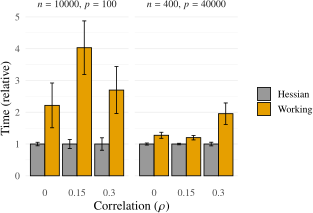

Generate this figure with R:
library(tibble)
library(tidyr)
library(dplyr)
library(tikzDevice)
library(ggplot2)

source("R/utils.R")

theme_set(theme_minimal(base_size = 9))

fig_width <- 3.3
fig_height <- 2.3

conf_level <- 0.05

d_raw <- readRDS("results/simulateddata-poisson.rds") %>%
  filter(
    converged == TRUE
  ) %>%
  mutate(
    screening_type = recode_methods(screening_type),
    rho = as.factor(rho),
    np = paste0("$n=", n, "$, $p=", p, "$"),
    np = reorder(np, p),
    family = recode(
      family,
      "gaussian" = "Least-Squares",
      "binomial" = "Logistic",
      "poisson" = "Poisson"
    )
  ) %>%
  select(np, n, p, rho, family, screening_type, time) %>%
  unnest(time)

d1 <-
  d_raw %>%
  mutate(
    screening_type = as.factor(screening_type),
    family = as.factor(family)
  ) %>%
  group_by(np, rho, screening_type) %>% 
  summarize(
    meantime = mean(time),
    se = sd(time) / sqrt(n()),
    ci = qnorm(1 - conf_level/2) * se
  ) %>%
  mutate(
    hi = meantime + ci,
    lo = meantime - ci,
    rel_time = meantime / min(meantime),
    hi = hi / min(meantime),
    lo = lo / min(meantime)
  ) %>%
  drop_na(meantime)

cols <- c(
  "#999999", "#E69F00", "#56B4E9", "#009E73", "#F0E442",
  "#0072B2", "#D55E00", "#CC79A7"
)

options(
  tikzDocumentDeclaration =
    "\\documentclass[10pt]{article}\n\\usepackage{newtxtext,newtxmath}\n"
)

file <- "figures/simulateddata-poisson-timings.tex"
tikz(file, width = fig_width, height = fig_height, standAlone = TRUE)
ggplot(d1, aes(
  rho,
  rel_time,
  fill = screening_type
)) +
  geom_col(position = position_dodge(0.9), col = 1) +
  geom_errorbar(
    aes(ymin = lo, ymax = hi),
    position = position_dodge(0.9),
    width = 0.25
  ) +
  facet_wrap(c("np"), nrow = 1) +
  scale_fill_manual(values = cols[1:5]) +
  labs(
    fill = "Screening",
    x = "Correlation ($\\rho$)",
    y = "Time (relative)"
  ) +
  theme(
    legend.title = element_blank(),
    panel.grid.major.x = element_blank(),
    legend.key.size = unit(0.9, "line")
  ) 
dev.off()

renderPdf("figures/simulateddata-poisson-timings.tex")
